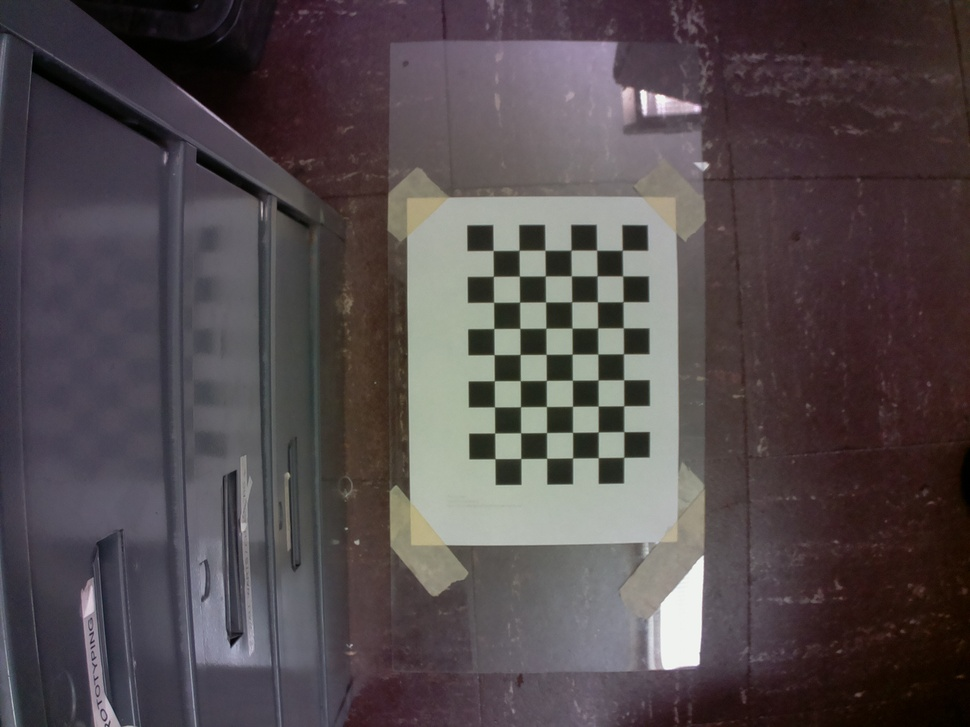
#> input picture libs/calibrate/0.jpg, 970 x 727 px, shrunk from 2592 x 1944 before the run
$ python getRect.py --image calibrate/0.jpg   (older library calls are emulated)
#> lines starting #> are read from the running program, lines starting #| are printed output that depends on the picture; after the words box and inside, x2 and y2 are one past the last pixel; in counts of white or black regions, pixels touching at a corner belong together
#> further down, image is the input picture: shape (727, 970, 3); mean B, G, R 76.5, 74.1, 82.5
import cv2
import numpy as np

DEBUG = True

# [34 lines left out: function removeColors, not called in this run]

def edgeDetect(orig, windowName = None):
    if DEBUG: print("getRect.edgeDetect")

    # convert the image to grayscale, blur it, and find edges in the image
    gray = cv2.cvtColor(orig, cv2.COLOR_BGR2GRAY)
    blur = cv2.GaussianBlur(gray, (5, 5), 0)

    thresh = cv2.adaptiveThreshold(blur, 255, cv2.ADAPTIVE_THRESH_MEAN_C, \
        cv2.THRESH_BINARY,23,8)
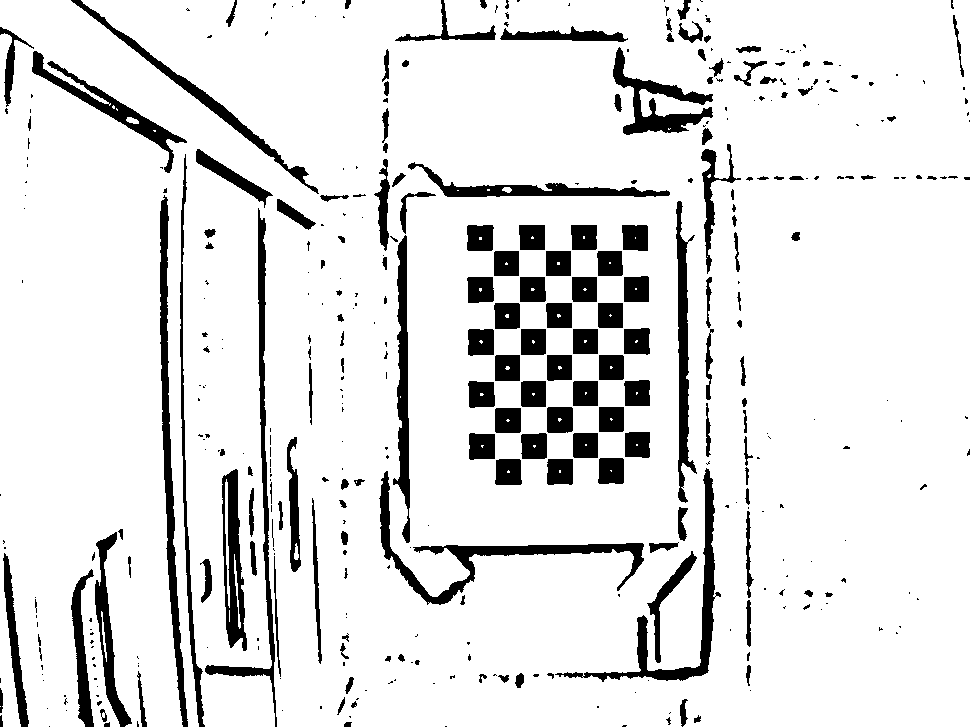
#> thresh: shape (727, 970); 88.9% white; 413 black regions (238 under 20 px), largest, box (x1, y1, x2, y2) and area: (379, 471, 644, 605) 3967, (160, 195, 188, 727) 3813, (555, 468, 721, 682) 3379

    edged = cv2.Canny(thresh, 75, 200)
#> edged: shape (727, 970); 3.4% white in thin lines or dots

    if DEBUG:
        if windowName == None: return edged
        cv2.imshow(windowName, thresh)
        cv2.waitKey(0)

    return edged


def findRectContours(image, edged = None):
    if not edged:
        edged = edgeDetect(image)
    if DEBUG: print("getRect.findRectContours")

    # find the contours in the edged image, keeping only the
    # largest ones, and initialize the screen contour
    kernel = cv2.getStructuringElement(cv2.MORPH_ELLIPSE,(3,3))
    dilated = cv2.dilate(edged, kernel)
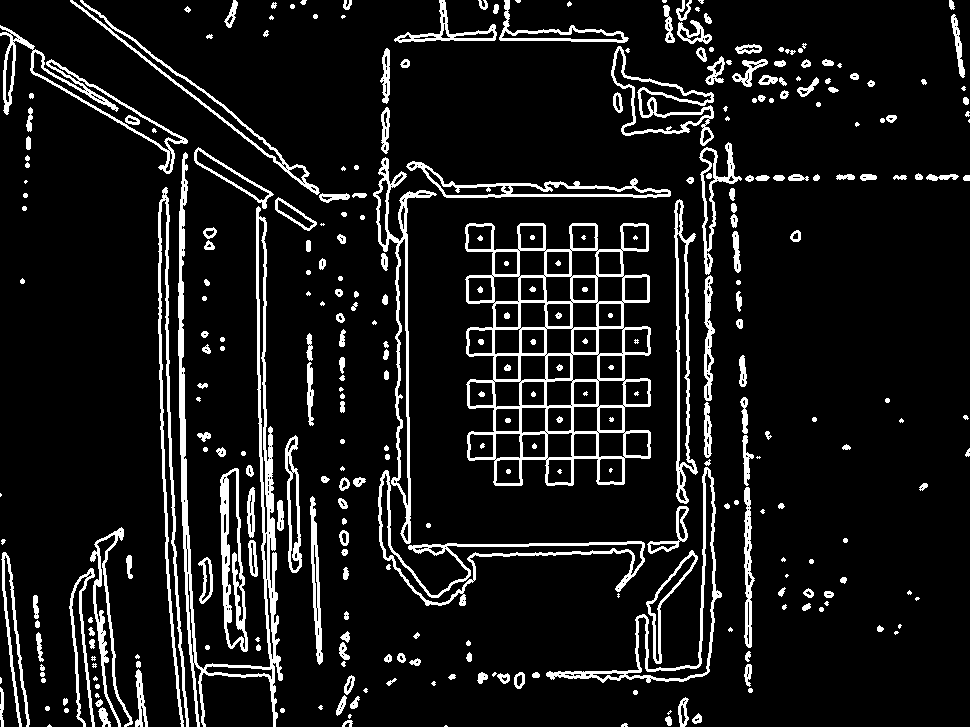
#> dilated: shape (727, 970); 9.9% white; 324 white regions (63 under 20 px)
    _, contList, _ = cv2.findContours(dilated.copy(), cv2.RETR_TREE, cv2.CHAIN_APPROX_SIMPLE)
#> contList = 788 contours, 467 with area under 20; largest, box (x1, y1, x2, y2) and area: (465, 223, 651, 486) 38098, (178, 152, 283, 727) 7832, (378, 470, 645, 606) 5098, (373, 157, 437, 544) 4602, (546, 467, 722, 683) 4336
    contList = sorted(contList, key = cv2.contourArea, reverse = True)[:5]
#> contList = 5 contours; box (x1, y1, x2, y2) and area: (465, 223, 651, 486) 38098, (178, 152, 283, 727) 7832, (378, 470, 645, 606) 5098, (373, 157, 437, 544) 4602, (546, 467, 722, 683) 4336
#> `contours = findRectContours(image)`: contours has the same summary as contList in findRectContours

    return contList


def cycleContourList(orig, contList, windowName = None):
#> called with windowName = 'getRect'
    if DEBUG: print("getRect.cycleContourList")
    if windowName == None:
        windowName = "cycleContourList"
        cv2.namedWindow(windowName, cv2.WINDOW_NORMAL)

    image = orig.copy()
    cv2.drawContours(image, contList, -1, (0,255,0), 2)
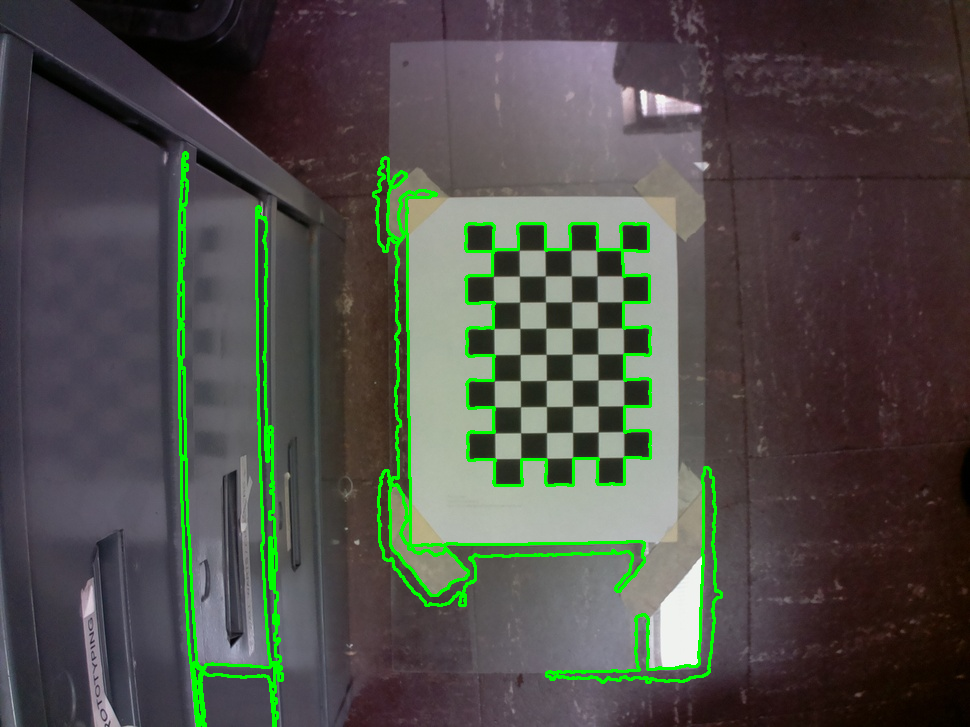
#> image: shape (727, 970, 3); 3.27% of pixels changed, all inside (x1, y1, x2, y2) = (177, 151, 723, 727)

    while True:
        for c in contList:
            temp = image.copy()
            approx = cv2.convexHull(c)
            rect = cv2.minAreaRect(approx)
            box = cv2.boxPoints(rect)
            selectedRect = np.int0(box)
            cv2.drawContours(temp,[selectedRect], 0, (0,0,255), 3)
            # cv2.drawContours(temp, [approx], -1, (0, 255, 0), 2)
            cv2.imshow(windowName, temp)
            key = cv2.waitKey(0)
            if key == ord(' '): return selectedRect
#> this loop made 4 passes; (key e is pressed on pass 1)
#> pass 1, in cycleContourList, `cv2.imshow(windowName, temp)`:
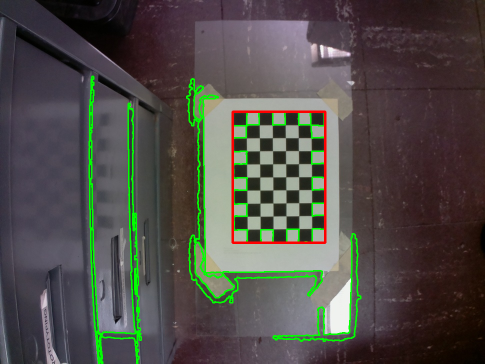
#> window 'getRect': shape (727, 970, 3) (shown at 1/2 size); mean B, G, R 72.3, 77.6, 79.9


if __name__ == '__main__':
    import argparse

    ap = argparse.ArgumentParser()
    ap.add_argument("-i", "--image", required = True, help = "Path to the image to be scanned")
    args = vars(ap.parse_args())

    image = cv2.imread(args["image"])
    windowName = "getRect"

    cv2.namedWindow(windowName, cv2.WINDOW_NORMAL)

    contours = findRectContours(image)
    selected = cycleContourList(image, contours, windowName)
#> selected = [[409, 543], [347, 538], [375, 156], [438, 160]]

    cv2.drawContours(image,[selected],0,(0,255,0), 3)
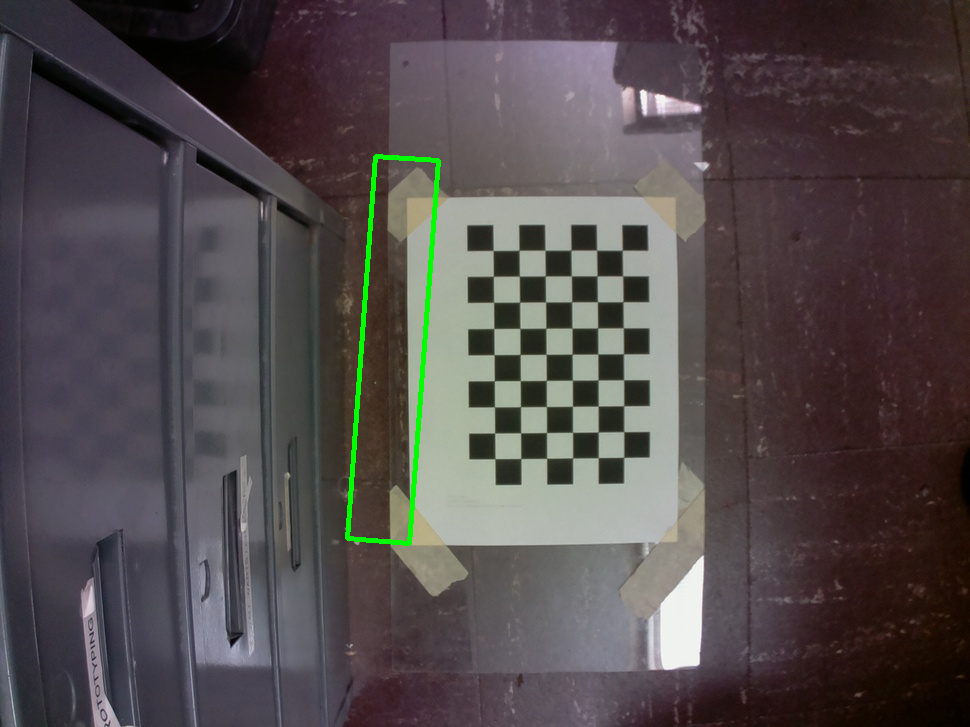
#> image: shape (727, 970, 3); 0.63% of pixels changed, all inside (x1, y1, x2, y2) = (345, 154, 441, 546)
    cv2.imshow(windowName, image)
    cv2.waitKey(0)

    cv2.destroyAllWindows()

$ run again, on libs/calibrate/2.jpg
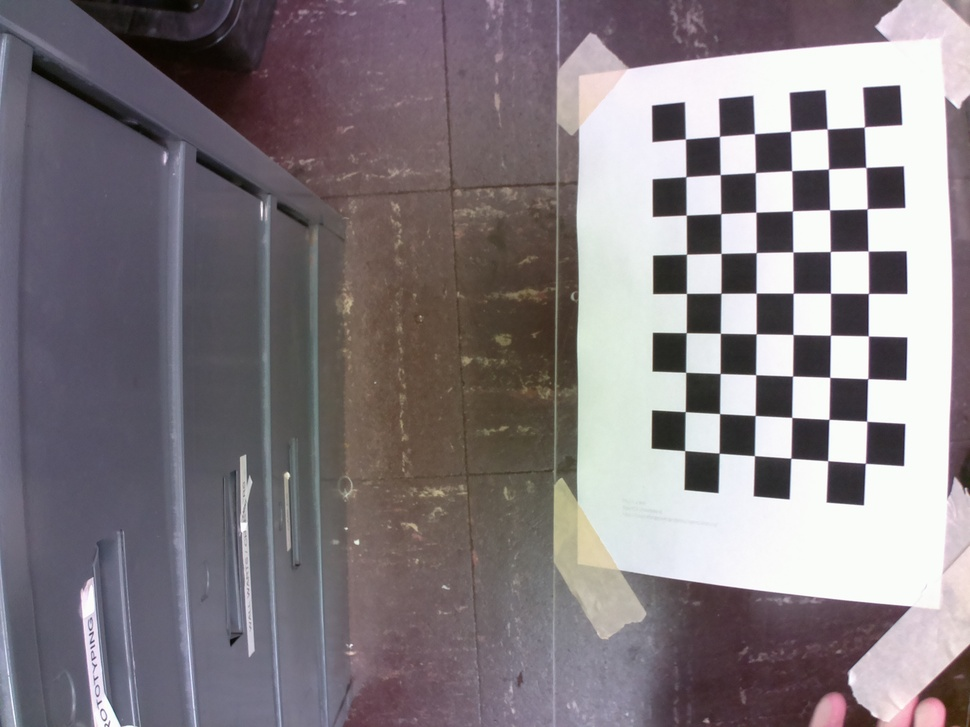
#> input picture libs/calibrate/2.jpg, 970 x 727 px, shrunk from 2592 x 1944 before the run
#> image is the input picture: shape (727, 970, 3); mean B, G, R 127.6, 122.9, 130.2
#> in edgeDetect, `thresh = cv2.adaptiveThreshold(blur, 255, cv2.ADAPTIVE_THRESH_MEAN_C, ..`:
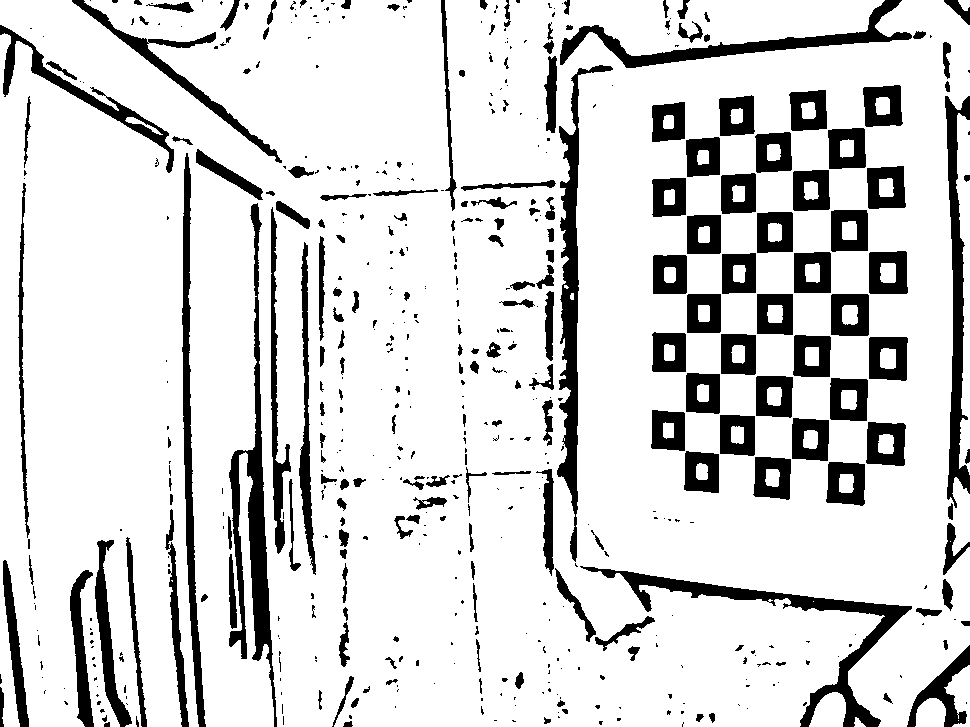
#> thresh: shape (727, 970); 84.2% white; 544 black regions (326 under 20 px), largest, box (x1, y1, x2, y2) and area: (229, 203, 277, 727) 6178, (580, 566, 912, 727) 5826, (557, 65, 613, 562) 5732
#> edged: shape (727, 970); 4.4% white in thin lines or dots
#> dilated: shape (727, 970); 12.8% white; 412 white regions (67 under 20 px)
#> in findRectContours, `_, contList, _ = cv2.findContours(dilated.copy(), cv2.RETR_TREE, cv2.C..`: contList = 999 contours, 524 with area under 20; largest, box (x1, y1, x2, y2) and area: (649, 83, 909, 507) 82298, (542, 0, 927, 727) 12116, (221, 202, 278, 727) 8592, (557, 127, 578, 512) 4026, (269, 199, 311, 555) 3488
#> in findRectContours, `contList = sorted(contList, key = cv2.contourArea, reverse = True)[:5]`: contList = 5 contours; box (x1, y1, x2, y2) and area: (649, 83, 909, 507) 82298, (542, 0, 927, 727) 12116, (221, 202, 278, 727) 8592, (557, 127, 578, 512) 4026, (269, 199, 311, 555) 3488
#> contours has the same summary as contList in findRectContours
#> the loop in cycleContourList, `for c in contList:` made 4 passes; (key e is pressed on pass 1)
#> (rect, selectedRect) on passes 1 to 3: (((778.8, 294.2), (423.1, 258.7), -89.83), [[907, 506], [648, 505], [650, 82], [908, 83]]), (((734, 363), (726, 384), -90), [[926, 726], [542, 726], [542, 0], [926, 0]]), (((244.2, 464.6), (50.27, 524.5), -1.74), [[227, 727], [211, 203], [261, 201], [277, 725]])
#> selected = [[575, 511], [556, 510], [558, 126], [577, 127]]
#> `cv2.drawContours(image,[selected],0,(0,255,0), 3)`:
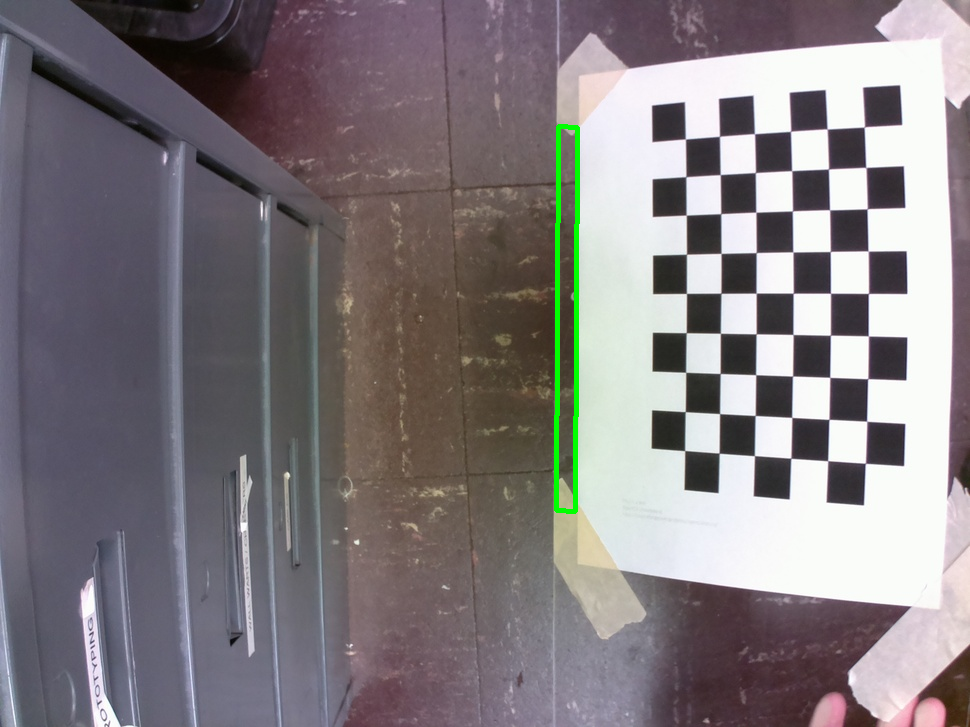
#> image: shape (727, 970, 3); 0.57% of pixels changed, all inside (x1, y1, x2, y2) = (554, 124, 580, 514)
